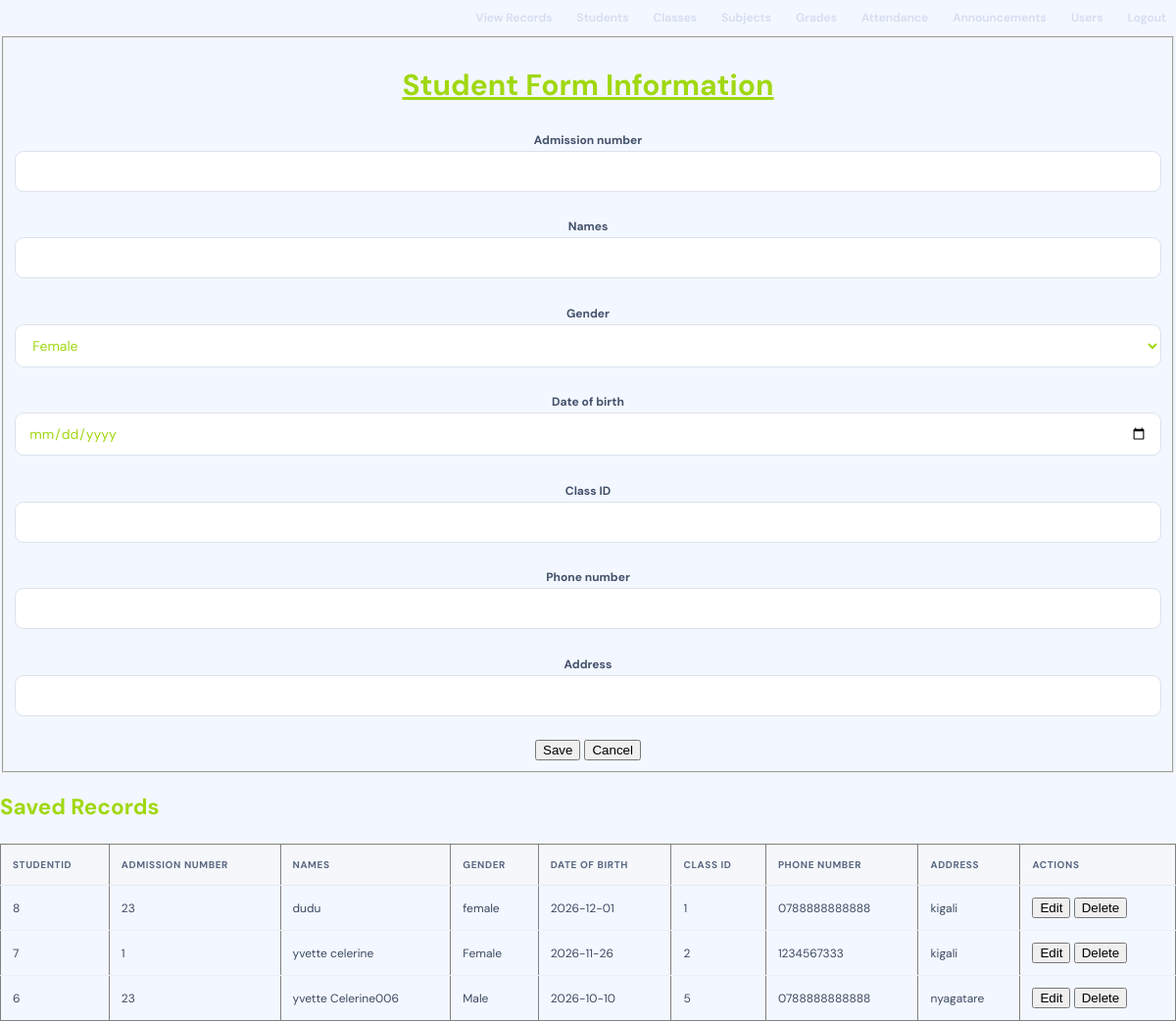
Page /students.php (signed in) on the committed database.
### tables this page shows
CREATE TABLE `students` (
  `studentid` int(5) NOT NULL,
  `admissionnumber` varchar(20) NOT NULL,
  `names` varchar(30) NOT NULL,
  `gender` varchar(30) NOT NULL,
  `dateofbirth` varchar(20) NOT NULL,
  `classid` int(5) NOT NULL,
  `phonenumber` varchar(15) NOT NULL,
  `address` varchar(20) NOT NULL
);

### students.php (the view, shortened to what this page needs)
<?php
$conn = mysqli_connect("localhost", "root", "", "lol_sms");
mysqli_set_charset($conn, "utf8mb4");
$edit = null;
?>
<!DOCTYPE html>
<html lang="en">
<head>
<link rel="stylesheet" href="style.css">
</head>
<body>
<nav class="top-nav">
<a href="view.php">View Records</a>
<a href="students.php">Students</a><a href="class.php">Classes</a>
<a href="subject.php">Subjects</a><a href="grade.php">Grades</a>
<a href="attendance.php">Attendance</a><a href="annoncement.php">Announcements</a>
<a href="users.php">Users</a><a href="logout.php">Logout</a>
</nav>
<center>
<fieldset>
<h1><u>Student Form Information</u></h1>
<form method="post" action="students.php">
<label>Admission number</label>
<input type="text" name="admissionnumber" value="<?php echo htmlspecialchars($edit["admissionnumber"] ?? ""); ?>" required><br><br>
<label>Names</label>
<input type="text" name="names" value="<?php echo htmlspecialchars($edit["names"] ?? ""); ?>" required><br><br>
<label>Gender</label>
<select name="gender" required>
<option value="female" <?php if (($edit["gender"] ?? "") == "female") echo "selected"; ?>>Female</option>
</select><br><br>
<label>Date of birth</label>
<input type="date" name="dateofbirth" value="<?php echo htmlspecialchars($edit["dateofbirth"] ?? ""); ?>" required><br><br>
<label>Class ID</label>
<input type="number" name="classid" value="<?php echo htmlspecialchars($edit["classid"] ?? ""); ?>" required><br><br>
<label>Phone number</label>
<input type="text" name="phonenumber" value="<?php echo htmlspecialchars($edit["phonenumber"] ?? ""); ?>" required><br><br>
<label>Address</label>
<input type="text" name="address" value="<?php echo htmlspecialchars($edit["address"] ?? ""); ?>" required><br><br>
<?php if ($edit) { ?>
<button type="submit" name="update">Update</button>
<a href="students.php">Cancel</a>
<?php } else { ?>
<button type="submit" name="save">Save</button>
<button type="reset">Cancel</button>
<?php } ?>
</form>
</fieldset>
</center>
<h2>Saved Records</h2>
<table border="1" cellpadding="8">
<tr>
<th>studentid</th>
<th>Admission number</th>
<th>Names</th>
<th>Gender</th>
<th>Date of birth</th>
<th>Class ID</th>
<th>Phone number</th>
<th>Address</th>
<th>Actions</th>
</tr>
<?php
$result = mysqli_query($conn, "SELECT * FROM `students` ORDER BY `studentid` DESC");
while ($row = mysqli_fetch_assoc($result)) {
?>
<tr>
<td><?php echo (int)$row["studentid"]; ?></td>
<td><?php echo htmlspecialchars((string)$row["admissionnumber"]); ?></td>
<td><?php echo htmlspecialchars((string)$row["names"]); ?></td>
<td><?php echo htmlspecialchars((string)$row["gender"]); ?></td>
<td><?php echo htmlspecialchars((string)$row["dateofbirth"]); ?></td>
<td><?php echo htmlspecialchars((string)$row["classid"]); ?></td>
<td><?php echo htmlspecialchars((string)$row["phonenumber"]); ?></td>
<td><?php echo htmlspecialchars((string)$row["address"]); ?></td>
<td>
<a href="students.php?edit=<?php echo (int)$row["studentid"]; ?>"> <button>Edit</button></a>
<form method="post" action="students.php" style="display:inline" onsubmit="return confirm('Are you sure you want to delete this record?');">
<button type="submit" name="delete">Delete</button>
</form>
</td>
</tr>
<?php } ?>
</table>
</body>
</html>

### style.css (style rules this page uses)
:root { --ink:#a0d810;--muted:#eaeff6;--line:#e7ecf3;--paper:#f3f7ff;--white:#fff;--navy:#14213d;--blue:#4169e1;--blue2:#3154c8;--green:#16845b;--red:#c63f50;--shadow:0 12px 35px rgba(25,42,75,.07) }
* { box-sizing:border-box }
body { margin:0;background:var(--paper);color:var(--ink);font:15px 'DM Sans',Arial,sans-serif;line-height:1.55 }
.top-nav { display:flex;align-items:center;justify-content:flex-end;gap:5px;flex-wrap:wrap }
.top-nav a { color:#d4dcef;text-decoration:none;font-size:12px;font-weight:600;padding:9px 10px;border-radius:8px;transition:.2s }
label { font-size:12px;font-weight:700;color:#43516b }
input,select,textarea { width:100%;border:1px solid #dce3ed;border-radius:9px;padding:11px 13px;font:14px 'DM Sans',sans-serif;color:var(--ink);background:#fff;outline:none;transition:border .2s,box-shadow .2s }
table { width:100%;border-collapse:collapse;white-space:nowrap;font-size:12px }
th { text-align:left;background:#f5f7fb;color:#596780;font-size:10px;text-transform:uppercase;letter-spacing:.6px;padding:13px 12px;border-bottom:1px solid var(--line) }
td { padding:12px;border-bottom:1px solid #edf0f5;color:#3c4960 }
tbody tr:last-child td { border-bottom:0 }
.top-nav a { color:#d4dcef; text-decoration:none; font-size:12px; font-weight:600; padding:9px 10px; border-radius:8px; transition:.2s }

### rows in the picture
students: studentid "8", admissionnumber "23", names "dudu", gender "female", dateofbirth "2026-12-01", classid "1", phonenumber "0788888888888", address "kigali"
students: studentid "7", admissionnumber "1", names "yvette celerine", gender "Female", dateofbirth "2026-11-26", classid "2", phonenumber "1234567333", address "kigali"
students: studentid "6", admissionnumber "23", names "yvette Celerine006", gender "Male", dateofbirth "2026-10-10", classid "5", phonenumber "0788888888888", address "nyagatare"
